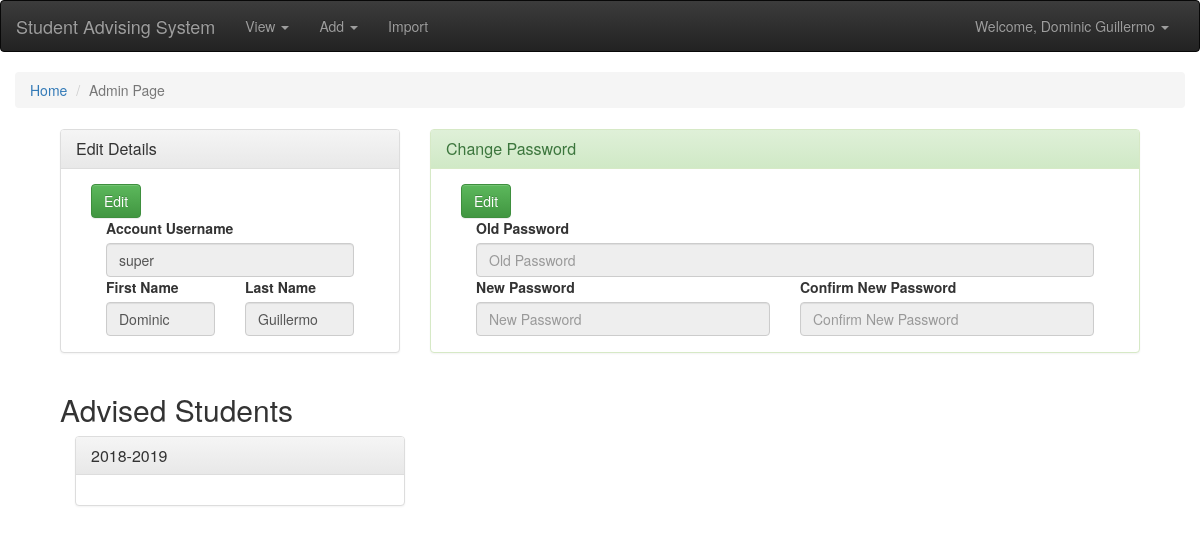
Page /admin/admin.php (signed in) on the committed database.
### tables this page shows
CREATE TABLE `account` (
  `account_id` int(255) NOT NULL,
  `account_usern` varchar(11) NOT NULL,
  `account_pass` varchar(255) NOT NULL,
  `acc_fname` varchar(255) NOT NULL,
  `acc_lname` varchar(255) NOT NULL,
  `acc_type_id` int(255) NOT NULL,
  `acc_status` tinyint(2) NOT NULL COMMENT '0 for inactive; 1 for active; 2 for deactivated; 3 for reset'
);

CREATE TABLE `student_schlyr` (
  `student_schlyr_id` int(255) NOT NULL,
  `student_schlyr` varchar(255) NOT NULL
);

### globalincludes/loginauthen.php (called while the page is built, shortened)
<?php
	if(!isset($_SESSION['accid'])){
		switch ($pagelvl) {
			case '1':
				header("Location: login/login.php");
				break;
			case '2':
				header("Location: ../login/login.php");
				break;
			default:
				break;
		}
	}
	else{
		$sql = "SELECT * FROM account,acc_type WHERE account.acc_type_id = acc_type.acc_type_id AND account_id = '".$_SESSION['accid']."'";
		$result = $conn->query($sql);
		$row = $result->fetch_assoc();
		$accuname = $row['account_usern'];
		$accfname = $row['acc_fname'];
		$acclname = $row['acc_lname'];
	}
?>

### admin/admin.php (the view, shortened to what this page needs)
<?php
	include '../backend/connection.php';
	$pagelvl = "2";
	include '../globalincludes/loginauthen.php';
?>
<!DOCTYPE html>
<html>
	<head>
		<link rel="stylesheet" href="../css/bootstrap.min.css">
		<link rel="stylesheet" href="../css/bootstrap-theme.min.css">
	</head>
	<body>
		<?php include '../globalincludes/header.php';?>
		<div class="container-fluid">
			<ol class="breadcrumb">
			  <li><a href="../index.php">Home</a></li>
			  <li class="active">Admin Page</li>
			</ol>
			<div class="container-fluid">
				<div class="col-md-12" id="notif-area"></div>
				<div class="container-fluid">
					<div class="col-md-4">
						<div class="panel panel-default">
						  <div class="panel-heading">
						    <h3 class="panel-title">Edit Details</h3>
						  </div>
						  <div class="panel-body">
						    	<div class="container-fluid">
						    		<button class="btn btn-success" id="editaccdet">Edit</button>
					    			<div class="col-md-12">
					    				<label for="accunameinp">Account Username</label>
					    				<input type="text" class="form-control" id="accunameinp" value="<?php echo $accuname?>" disabled>
					    			</div>
					    			<div class="col-md-6">
					    				<label for="accfnameinp">First Name</label>
					    				<input type="text" class="form-control" id="accfnameinp" placeholder="First Name" value="<?php echo $accfname;?>" disabled>
					    			</div>
					    			<div class="col-md-6">
					    				<label for="acclnameinp">Last Name</label>
					    				<input type="text" class="form-control" id="acclnameinp" placeholder="Last Name" value="<?php echo $acclname;?>" disabled>
					    			</div>
					    		</div>
					    		<div class="col-md-12">
					    		</div>
						  	</div>
						</div>
					</div>
					<div class="col-md-8">
						<div class="panel panel-success">
						  <div class="panel-heading">
						    <h3 class="panel-title">Change Password</h3>
						  </div>
						  <div class="panel-body">
						    	<div class="container-fluid">
						    		<button class="btn btn-success" id="editaccpass">Edit</button>
					    			<div class="col-md-12">
					    				<label for="oldpassacc">Old Password</label>
					    				<input type="password" class="form-control" id="oldpassacc" placeholder="Old Password" disabled>
					    			</div>
					    			<div class="col-md-6">
					    				<label for="newpassacc">New Password</label>
					    				<input type="password" class="form-control" id="newpassacc" placeholder="New Password" disabled>
					    			</div>
					    			<div class="col-md-6">
					    				<label for="newpassaccconf">Confirm New Password</label>
					    				<input type="password" class="form-control" id="newpassaccconf" placeholder="Confirm New Password" disabled>
					    			</div>
					    		</div>
					    		<div class="col-md-12">
					    		</div>
						  	</div>
						</div>
					</div>
					<div class="col-md-12"><h2>Advised Students</h2></div>
					<div class="col-md-12">
						<?php
							$sql = "SELECT DISTINCT student_schlyr_id FROM student_subject";
							$result = $conn->query($sql);
							while($row = $result->fetch_assoc()){
								$sql2 = "SELECT * FROM student_schlyr WHERE student_schlyr_id = '".$row['student_schlyr_id']."'";
								$result2 = $conn->query($sql2);
								while($row2 = $result2->fetch_assoc()){
									echo '
										<div class="col-md-4">
											<div class="panel panel-default">
									  			<div class="panel-heading">
									    			<h3 class="panel-title">'.$row2['student_schlyr'].'</h3>
									  			</div>
									  			<div class="panel-body">
											';
									echo '
												</div>
											</div>
										</div>
									';
								}
							}
						?>
					</div>
				</div>
			</div>
		</div>
	</body>
</html>

### globalincludes/header.php (shortened to what this page needs)
<?php
  if(isset($acctyid))
    if($acctyid == 1)
      $superadminpowers = '<li><a href="#" data-toggle="modal" data-target="#superadminpowers">Master Admin Privelleges</a></li>';
    else
      $superadminpowers = "";
    if($pagelvl=='2'){
        echo '
            <nav class="navbar navbar-inverse">
                <div class="container-fluid">
                  <div class="navbar-header">
                      <a class="navbar-brand" href="../index.php">Student Advising System</a>
                  </div>
                  <div class="collapse navbar-collapse" id="bs-example-navbar-collapse-1">
                    <ul class="nav navbar-nav">
                        <li class="dropdown">
                          <a href="#" class="dropdown-toggle" data-toggle="dropdown" role="button" aria-haspopup="true" aria-expanded="false">View <span class="caret"></span></a>
                        </li>
                        <li class="dropdown">
                          <a href="#" class="dropdown-toggle" data-toggle="dropdown" role="button" aria-haspopup="true" aria-expanded="false">Add <span class="caret"></span></a>
                        </li>
                        <li><a href="../import/import.php">Import</a></li>
                      </ul>
                      <ul class="nav navbar-nav navbar-right">
                        <li class="dropdown">
                            <a href="#" class="dropdown-toggle" data-toggle="dropdown" role="button" aria-haspopup="true" aria-expanded="false">Welcome, '.$accfname.' '.$acclname.' <span class="caret"></span></a>
                              '.$superadminpowers.'
                        </li>
                      </ul>
                  </div>
                </div>
            </nav>
            ';
    }
?>

### rows in the picture
account: acc_fname "Dominic", acc_lname "Guillermo", account_usern "super"
student_schlyr: student_schlyr "2018-2019"
